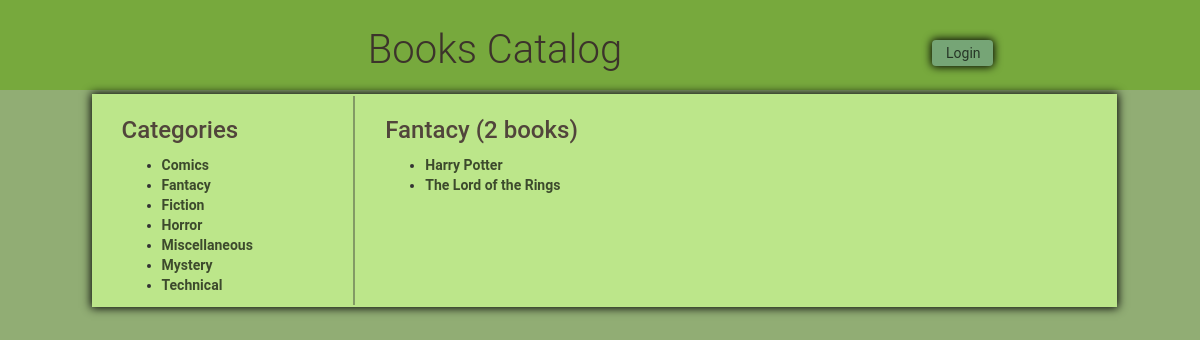
Page /catalog/Fantacy on the committed database.
### model.py (models this page shows, shortened)
class Category(Base):
    __tablename__ = 'category'
    id = Column(Integer, primary_key=True)
    name = Column(String(250), nullable=False, unique=True)
    items = relationship("Item", back_populates='category')

class Item(Base):
    __tablename__ = 'item'
    name = Column(String(250), nullable=False, index=True, unique=True)
    id = Column(Integer, primary_key=True)
    description = Column(String(1500))
    category_name = Column(Integer, ForeignKey('category.name'))
    category = relationship("Category", back_populates='items')
    created_user_id = Column(Integer, ForeignKey('user.id'))
    created_user = relationship(User)

### application.py (the view, shortened to what this page needs)
@app.route('/catalog/<string:category_name>', methods=['GET'])
def getCategory(category_name):
    categories = session.query(Category).order_by("name")
    items = session.query(Item).filter(
        func.lower(Item.category_name) == func.lower(category_name)).order_by(
            Item.name).all()
    user_loggedin = 'username' in login_session
    return render_template('category.html', category_name=category_name,
                           categories=categories, items=items)

### templates/category.html (shortened to what this page needs)
{% extends "main.html" %}
{% block content %}
	<div class="col-md-10 content-body ">
		<div class="col-md-3 border-right">
			<h2>Categories</h2>
			{% if categories !=[] %}
				<ul>
				{% for c in categories %}
					<li><a href = {{url_for('getCategory', category_name = c.name) }}>{{c.name }}</a></li>
				{% endfor %}
				</ul>
			{% endif %}
		</div>
		<div class="col-md-7">
			<div class="col-md-10">
				<h2>{{category_name}} ({{items|length}} books)</h2>
				{% if items !=[] %}
					<ul>
					{% for i in items %}
							<li><a href = {{url_for('getItem', category_name = i.category_name, item_name= i.name) }}>{{i.name }}</a></li>
					{% endfor %}
					</ul>
				{% endif %}
			</div>
		</div>
	</div>
{% endblock %}

### static/styles.css (style rules this page uses)
* { -webkit-box-sizing: border-box; -moz-box-sizing: border-box; -ms-box-sizing: border-box; box-sizing: border-box; }
* { font-family: "Helvetica Neue Bold", Roboto, Helvetica, Arial, sans-serif; font-weight: 700; }
h2 { font-size: 24px; color: #51453B; line-height: 29px; }
a { font-size: 14px; color: #000000ad; line-height: 17px; }
body { font-family: "Helvetica Neue Light", Roboto, Helvetica, Arial, sans-serif; background-color: #91ad74 }
.content-body { background-color: #bce68a; box-shadow: 0 0 9px 1px black; margin:4px; padding-top: 2px; padding-bottom: 2px; }
.border-right { border-right: 2px solid #3333336b; }

### rows in the picture
Category: name "Comics"
Category: name "Fantacy"
Category: name "Fiction"
Category: name "Horror"
Category: name "Miscellaneous"
Category: name "Mystery"
Category: name "Technical"
Item: name "Harry Potter"
Item: name "The Lord of the Rings"

### other values in the picture
{{ category_name }} "Fantacy"
{{ items|length }} "2"
